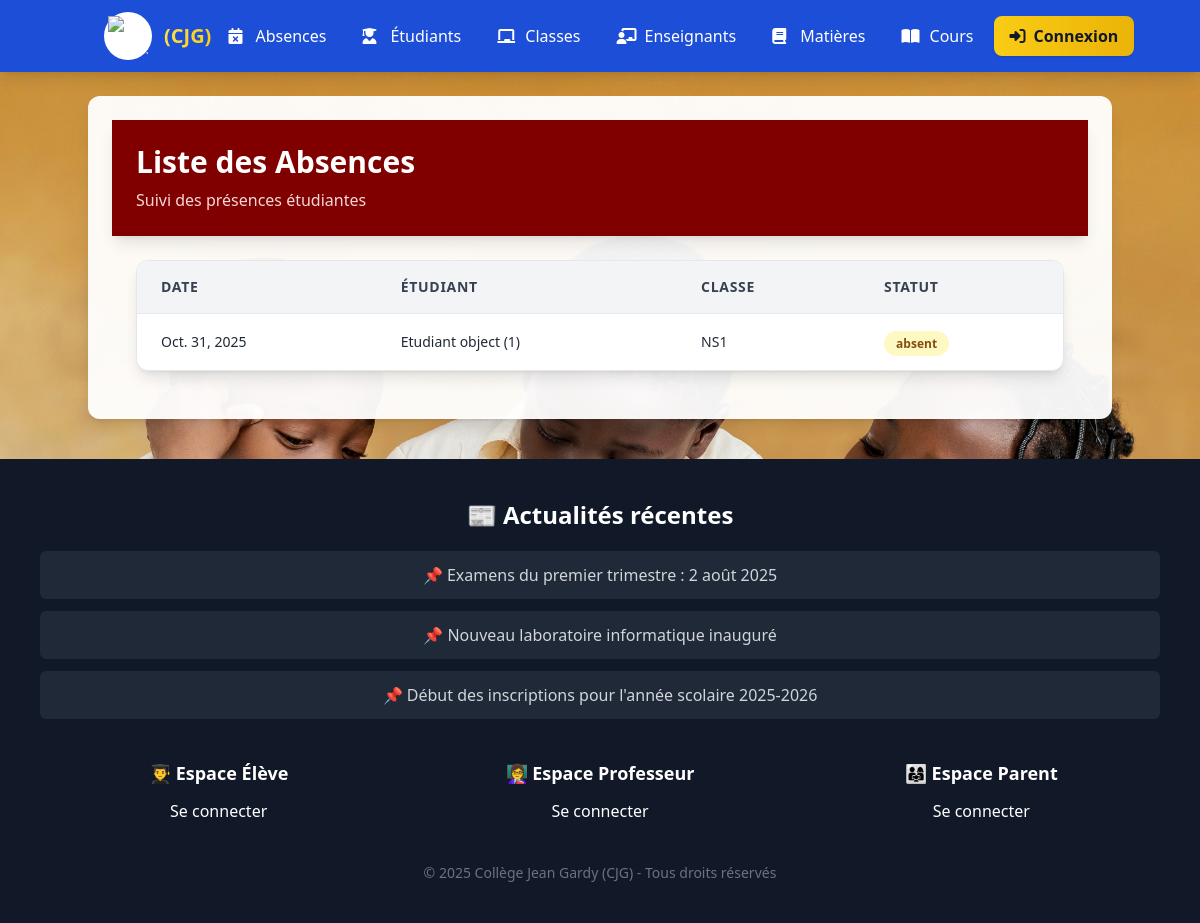
/etudiants/absences/, run on the app's committed database.
### etudiants/models.py (models this page shows, shortened)
class Absence(models.Model):
    CHOICES = [
        ('absent', 'Absent'),
        ('present', 'Présent'),
    ]
    date = models.DateField()
    statut = models.CharField(max_length=10, choices=CHOICES, default='absent')
    etudiant = models.ForeignKey('etudiants.Etudiant', on_delete=models.CASCADE,related_name='etudiants')
    classe = models.ForeignKey(Classe, on_delete=models.CASCADE)

class Etudiant(models.Model):
    nom = models.CharField(max_length=100)
    prenom = models.CharField(max_length=100)
    date_naissance = models.DateField()
    adresse = models.TextField()
    classe = models.ForeignKey('classes.Classe', on_delete=models.CASCADE)

### classes/models.py (models this page shows, shortened)
class Classe(models.Model):
    nom = models.CharField(max_length=100)
    niveau = models.CharField(max_length=100)
    annee_scolaire = models.CharField(max_length=20)

### etudiants/views.py (the view)
# urls.py: path('absences/', AbsenceListView.as_view(), name='absence_list'),
class AbsenceListView(ListView):
    model = Absence
    template_name = 'etudiants/absence_list.html'
    context_object_name = 'absences'

### etudiants/templates/etudiants/absence_list.html (shortened to what this page needs)
{% extends 'home.html' %}
{% block content %}
<!DOCTYPE html>
<html lang="fr">
<head>
    <script src="https://cdn.tailwindcss.com"></script>
</head>
<body class="bg-gray-50 font-sans antialiased">
    <div class="bg-maroon-800 text-white py-6 shadow-lg">
        <div class="container mx-auto px-6">
            <h1 class="text-3xl font-bold">Liste des Absences</h1>
            <p class="text-maroon-200 mt-2">Suivi des présences étudiantes</p>
        </div>
    </div>
    <div class="container mx-auto p-6 max-w-7xl">
        <div class="bg-white rounded-xl shadow-lg border border-gray-200 overflow-hidden">
            <div class="overflow-x-auto">
                <table class="min-w-full">
                    <thead class="bg-gray-100 border-b border-gray-200">
                        <tr>
                            <th class="px-6 py-4 text-left text-sm font-semibold text-gray-700 uppercase tracking-wider">Date</th>
                            <th class="px-6 py-4 text-left text-sm font-semibold text-gray-700 uppercase tracking-wider">Étudiant</th>
                            <th class="px-6 py-4 text-left text-sm font-semibold text-gray-700 uppercase tracking-wider">Classe</th>
                            <th class="px-6 py-4 text-left text-sm font-semibold text-gray-700 uppercase tracking-wider">Statut</th>
                        </tr>
                    </thead>
                    <tbody class="divide-y divide-gray-200">
                        {% for absence in absences %}
                        <tr class="hover:bg-gray-50 transition duration-200">
                            <td class="px-6 py-4 whitespace-nowrap text-sm text-gray-800 font-medium">
                                {{ absence.date }}
                            </td>
                            <td class="px-6 py-4 whitespace-nowrap text-sm text-gray-800">
                                {{ absence.etudiant }}
                            </td>
                            <td class="px-6 py-4 whitespace-nowrap text-sm text-gray-800">
                                {{ absence.classe.nom }}
                            </td>
                            <td class="px-6 py-4 whitespace-nowrap">
                                <span class="px-3 py-1 text-xs font-semibold rounded-full
                                    {% if absence.statut == 'Absent' %}bg-red-100 text-red-800
                                    {% elif absence.statut == 'Présent' %}bg-green-100 text-green-800
                                    {% else %}bg-yellow-100 text-yellow-800{% endif %}">
                                    {{ absence.statut }}
                                </span>
                            </td>
                        </tr>
                        {% endfor %}
                    </tbody>
                </table>
            </div>
        </div>
    </div>
</body>
</html>
{% endblock %}

### authentification/templates/base.html (style rules this page uses)
body { background-position: center; background-repeat: no-repeat; background-attachment: fixed; background-size: cover; transition: background-image 1s ease-in-out; }

### etudiants/templates/etudiants/absence_list.html (style rules this page uses)
.bg-maroon-800 { background-color: #800000; }
.text-maroon-200 { color: #F5D7D7; }

### data on the page
Absence: date "Oct. 31, 2025", etudiant "Etudiant object (1)", classe.nom "NS1", statut "absent"
